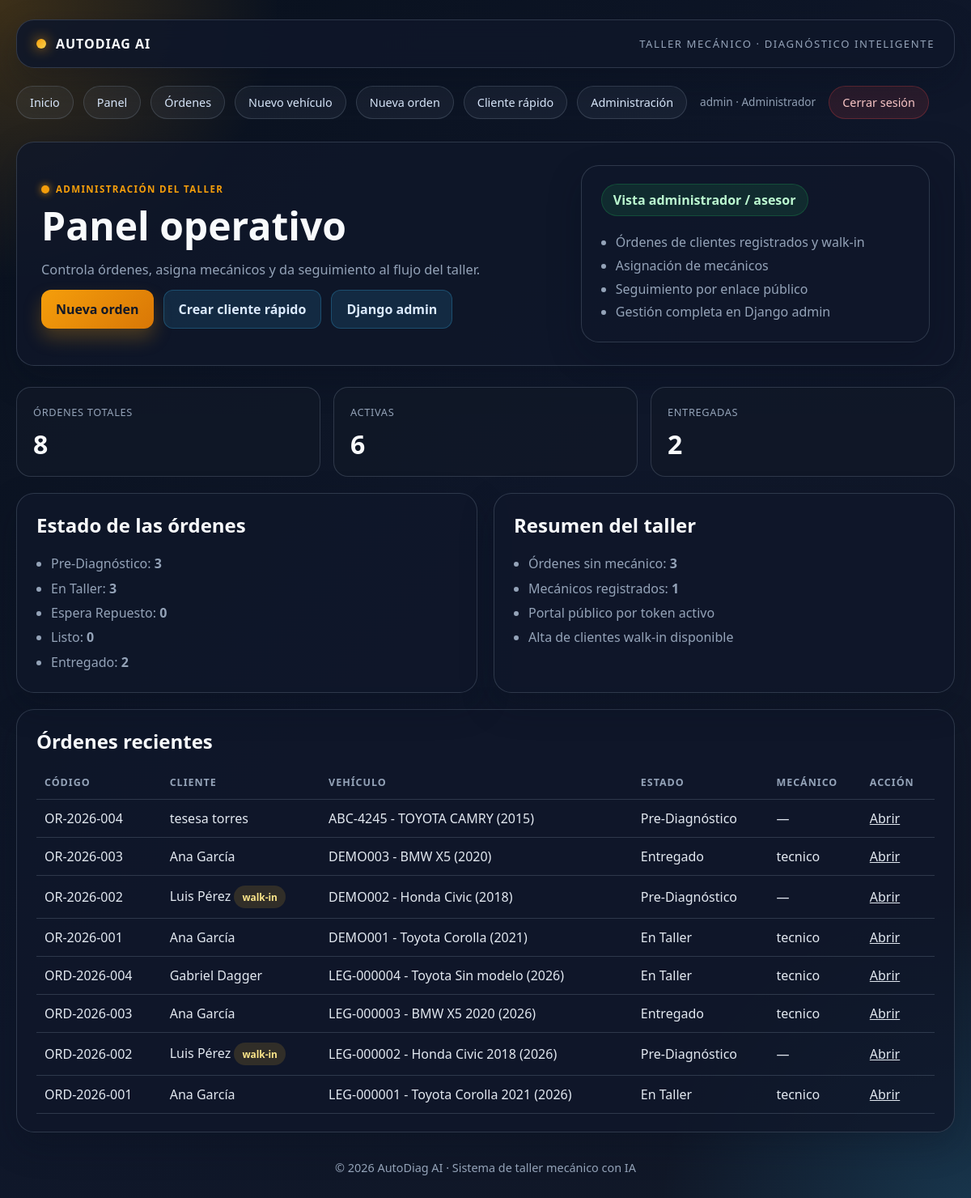
The page /panel/admin/ (signed in) on the database its author committed.
### workshop/models.py (models this page shows, shortened)
class OrdenFalla(models.Model):
    ticket = models.CharField(
        'Ticket', max_length=20, unique=True, default='', editable=False
    )
    codigo_orden = models.CharField(
        'Código de Orden', max_length=20, unique=True, default='', editable=False
    )
    taller = models.ForeignKey(
        Taller, on_delete=models.PROTECT, related_name='ordenes', verbose_name='Taller'
    )
    vehiculo = models.ForeignKey(
        Vehiculo, on_delete=models.PROTECT, related_name='ordenes', verbose_name='Vehículo'
    )
    cliente = models.ForeignKey(
        User,
        on_delete=models.SET_NULL,
        null=True,
        blank=True,
        related_name='ordenes_como_cliente',
        verbose_name='Cliente',
    )
    nombre_cliente_walkin = models.CharField(
        'Nombre del cliente (sin cuenta)', max_length=150, blank=True
    )
    telefono_cliente_walkin = models.CharField(
        'Teléfono del cliente (sin cuenta)', max_length=30, blank=True
    )
    mecanico_asignado = models.ForeignKey(
        User,
        on_delete=models.SET_NULL,
        null=True,
        blank=True,
        related_name='ordenes_asignadas',
        verbose_name='Mecánico Asignado',
    )
    kilometraje_ingreso = models.PositiveIntegerField(
        'Kilometraje Ingreso', validators=[MinValueValidator(0)]
    )
    estado = models.CharField(
        'Estado', max_length=20, choices=ESTADO_CHOICES, default='PRE_DIAGNOSTICO'
    )
    etiquetas = models.ManyToManyField('Etiqueta', blank=True, verbose_name='Etiquetas')
    token_publico = models.UUIDField(
        'Token Público', unique=True, null=True, blank=True, editable=False
    )
    token_expira_en = models.DateTimeField(
        'Token Expira En', null=True, blank=True, editable=False
    )
    creado_en = models.DateTimeField('Creado En', auto_now_add=True)
    actualizado_en = models.DateTimeField('Actualizado En', auto_now=True)
    class Meta:
        verbose_name = 'Orden de Fallo'
        verbose_name_plural = 'Órdenes de Fallo'
        ordering = ['-creado_en']
    @property
    def cliente_efectivo(self):
        if self.cliente_id:
            return self.cliente.get_full_name() or self.cliente.get_username()
        return self.nombre_cliente_walkin or 'Cliente sin identificar'
    @property
    def es_walkin(self):
        return self.cliente_id is None

class Vehiculo(models.Model):
    placa = models.CharField('Placa', max_length=20, unique=True)
    marca = models.CharField('Marca', max_length=50)
    modelo = models.CharField('Modelo', max_length=50)
    anio = models.PositiveIntegerField('Año')
    motor = models.CharField('Motor', max_length=50, blank=True)
    color = models.CharField('Color', max_length=30, blank=True)
    cliente = models.ForeignKey(
        User,
        on_delete=models.SET_NULL,
        null=True,
        blank=True,
        related_name='vehiculos',
        verbose_name='Cliente',
    )
    creado_en = models.DateTimeField('Creado En', auto_now_add=True)
    class Meta:
        verbose_name = 'Vehículo'
        verbose_name_plural = 'Vehículos'
        ordering = ['placa']
    def __str__(self):
        return f'{self.placa} - {self.marca} {self.modelo} ({self.anio})'

### workshop/views.py (the view)
# urls.py: path('panel/admin/', workshop_views.dashboard_admin, name='dashboard_admin'),
@rol_requerido(PerfilUsuario.Rol.ADMIN, PerfilUsuario.Rol.ASESOR)
def dashboard_admin(request):
    ordenes = OrdenFalla.objects.select_related('cliente', 'mecanico_asignado')
    return render(request, 'dashboard/admin.html', {
        'title': 'Panel de administración',
        'total_ordenes': ordenes.count(),
        'ordenes_activas': ordenes.exclude(estado='ENTREGADO').count(),
        'ordenes_entregadas': ordenes.filter(estado='ENTREGADO').count(),
        'ordenes_sin_mecanico': ordenes.filter(mecanico_asignado__isnull=True).count(),
        'tecnicos': User.objects.filter(perfil__rol=PerfilUsuario.Rol.MECANICO).count(),
        'ordenes_recientes': ordenes[:8],
        'conteo_estados': [
            (dict(ESTADO_CHOICES)[codigo], ordenes.filter(estado=codigo).count())
            for codigo, _ in ESTADO_CHOICES
        ],
    })

### accounts/context_processors.py (called while the page is built)
def rol_context(request):
    if not request.user.is_authenticated:
        return {}
    perfil = obtener_perfil(request.user)
    return {
        'rol_actual': rol_de(request.user),
        'rol_display': perfil.get_rol_display() if perfil else '',
        'es_admin_operativo': es_admin_operativo(request.user),
        'es_tecnico_actual': es_tecnico(request.user),
        'es_cliente_actual': es_cliente(request.user),
    }

### accounts/permissions.py (called while the page is built)
def obtener_perfil(user):
    if not user or not user.is_authenticated:
        return None
    perfil, _ = PerfilUsuario.objects.get_or_create(
        user=user,
        defaults={'rol': PerfilUsuario.Rol.ADMIN if user.is_superuser else PerfilUsuario.Rol.CLIENTE},
    )
    return perfil

def rol_de(user):
    if not user or not user.is_authenticated:
        return None
    if user.is_superuser:
        return PerfilUsuario.Rol.ADMIN
    perfil = obtener_perfil(user)
    return perfil.rol if perfil else None

def es_admin_operativo(user):
    return user.is_authenticated and (
        user.is_superuser or rol_de(user) in ROLES_ADMIN_OPERATIVO
    )

def es_tecnico(user):
    return user.is_authenticated and rol_de(user) in ROLES_TECNICO

def es_cliente(user):
    return user.is_authenticated and rol_de(user) in ROLES_CLIENTE

### templates/dashboard/admin.html (shortened to what this page needs)
{% extends 'base.html' %}
{% block content %}
<div class="hero">
    <div>
        <span class="eyebrow">Administración del taller</span>
        <h1>Panel operativo</h1>
        <p class="subtitle">Controla órdenes, asigna mecánicos y da seguimiento al flujo del taller.</p>
        <div class="button-row">
            <a class="btn primary" href="{% url 'orden_nueva' %}">Nueva orden</a>
            <a class="btn secondary" href="{% url 'cliente_rapido' %}">Crear cliente rápido</a>
            <a class="btn secondary" href="/admin/">Django admin</a>
        </div>
    </div>
    <div class="panel">
        <span class="badge">Vista administrador / asesor</span>
        <ul style="margin: 18px 0 0; padding-left: 18px; line-height: 1.8;">
            <li>Órdenes de clientes registrados y walk-in</li>
            <li>Asignación de mecánicos</li>
            <li>Seguimiento por enlace público</li>
            <li>Gestión completa en Django admin</li>
        </ul>
    </div>
</div>
<div class="metrics">
    <div class="metric"><span>órdenes totales</span><strong>{{ total_ordenes }}</strong></div>
    <div class="metric"><span>activas</span><strong>{{ ordenes_activas }}</strong></div>
    <div class="metric"><span>entregadas</span><strong>{{ ordenes_entregadas }}</strong></div>
</div>
<div class="grid">
    <div class="card">
        <h2>Estado de las órdenes</h2>
        <ul>
            {% for etiqueta, total in conteo_estados %}
                <li>{{ etiqueta }}: <strong>{{ total }}</strong></li>
            {% endfor %}
        </ul>
    </div>
    <div class="card">
        <h2>Resumen del taller</h2>
        <ul>
            <li>Órdenes sin mecánico: <strong>{{ ordenes_sin_mecanico }}</strong></li>
            <li>Mecánicos registrados: <strong>{{ tecnicos }}</strong></li>
            <li>Portal público por token activo</li>
            <li>Alta de clientes walk-in disponible</li>
        </ul>
    </div>
</div>
<div class="panel" style="margin-top: 20px;">
    <h2>Órdenes recientes</h2>
    {% if ordenes_recientes %}
        <table class="table">
            <thead>
                <tr>
                    <th>Código</th>
                    <th>Cliente</th>
                    <th>Vehículo</th>
                    <th>Estado</th>
                    <th>Mecánico</th>
                    <th>Acción</th>
                </tr>
            </thead>
            <tbody>
                {% for orden in ordenes_recientes %}
                    <tr>
                        <td>{{ orden.codigo_orden }}</td>
                        <td>{{ orden.cliente_efectivo }}{% if orden.es_walkin %} <span class="status warning">walk-in</span>{% endif %}</td>
                        <td>{{ orden.vehiculo }}</td>
                        <td>{{ orden.get_estado_display }}</td>
                        <td>{% if orden.mecanico_asignado %}{{ orden.mecanico_asignado.get_username }}{% else %}—{% endif %}</td>
                        <td><a href="{% url 'orden_detalle' orden.pk %}">Abrir</a></td>
                    </tr>
                {% endfor %}
            </tbody>
        </table>
    {% else %}
        <p class="empty">Todavía no hay órdenes registradas.</p>
    {% endif %}
</div>
{% endblock %}

### templates/base.html (shortened to what this page needs)
<!DOCTYPE html>
<html lang="es">
<head>
</head>
<body>
    <div class="shell">
        <header class="topbar">
            <div class="brand">
                <span class="brand-mark"></span>
                <span>AutoDiag AI</span>
            </div>
            <div class="brand-sub">Taller mecánico · diagnóstico inteligente</div>
        </header>
        <nav class="nav">
            <a href="{% url 'home' %}">Inicio</a>
            {% if user.is_authenticated %}
                <a href="{% url 'dashboard' %}">Panel</a>
                <a href="{% url 'orden_lista' %}">Órdenes</a>
                {% if rol_actual != 'MECANICO' %}
                    <a href="{% url 'vehiculo_nueva' %}">Nuevo vehículo</a>
                    <a href="{% url 'orden_nueva' %}">Nueva orden</a>
                {% endif %}
                {% if es_admin_operativo %}
                    <a href="{% url 'cliente_rapido' %}">Cliente rápido</a>
                    <a href="/admin/">Administración</a>
                {% endif %}
                <span class="nav-user">{{ user.get_username }} · {{ rol_display }}</span>
                <form method="post" action="{% url 'logout' %}" class="logout-form">
                    <button type="submit" class="nav-logout">Cerrar sesión</button>
                </form>
            {% else %}
                <a href="{% url 'login' %}">Ingresar</a>
                <a href="{% url 'registro' %}">Registrarme</a>
            {% endif %}
        </nav>
        <main>
            {% block content %}{% endblock %}
        </main>
        <footer>
            © 2026 AutoDiag AI · Sistema de taller mecánico con IA
        </footer>
    </div>
</body>
</html>

### rows shown on the page
OrdenFalla: codigo_orden "OR-2026-004", cliente_efectivo "tesesa torres", vehiculo "ABC-4245 - TOYOTA CAMRY (2015)", estado "Pre-Diagnóstico"
OrdenFalla: codigo_orden "OR-2026-003", cliente_efectivo "Ana García", vehiculo "DEMO003 - BMW X5 (2020)", estado "Entregado", mecanico_asignado.get_username "tecnico"
OrdenFalla: codigo_orden "OR-2026-002", cliente_efectivo "Luis Pérez", shows "walk-in", vehiculo "DEMO002 - Honda Civic (2018)", estado "Pre-Diagnóstico"
OrdenFalla: codigo_orden "OR-2026-001", cliente_efectivo "Ana García", vehiculo "DEMO001 - Toyota Corolla (2021)", estado "En Taller", mecanico_asignado.get_username "tecnico"
OrdenFalla: codigo_orden "ORD-2026-004", cliente_efectivo "Gabriel Dagger", vehiculo "LEG-000004 - Toyota Sin modelo (2026)", estado "En Taller", mecanico_asignado.get_username "tecnico"
OrdenFalla: codigo_orden "ORD-2026-003", cliente_efectivo "Ana García", vehiculo "LEG-000003 - BMW X5 2020 (2026)", estado "Entregado", mecanico_asignado.get_username "tecnico"
OrdenFalla: codigo_orden "ORD-2026-002", cliente_efectivo "Luis Pérez", shows "walk-in", vehiculo "LEG-000002 - Honda Civic 2018 (2026)", estado "Pre-Diagnóstico"
OrdenFalla: codigo_orden "ORD-2026-001", cliente_efectivo "Ana García", vehiculo "LEG-000001 - Toyota Corolla 2021 (2026)", estado "En Taller", mecanico_asignado.get_username "tecnico"

### other values the page prints
{{ user.get_username }} "admin"
{{ rol_display }} "Administrador"
{{ total_ordenes }} "8"
{{ ordenes_activas }} "6"
{{ ordenes_entregadas }} "2"
{{ etiqueta }} "Pre-Diagnóstico" "En Taller" "Espera Repuesto" "Listo" "Entregado"
{{ total }} "3" "3" "0" "0" "2"
{{ ordenes_sin_mecanico }} "3"
{{ tecnicos }} "1"
